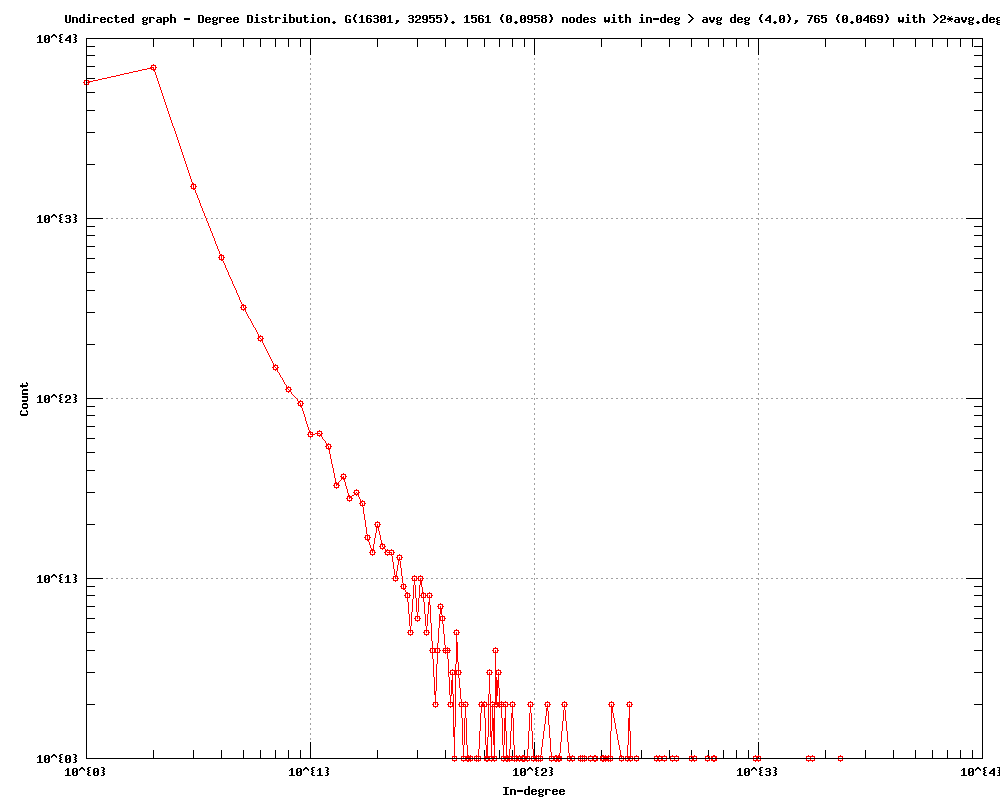

Generate this figure with gnuplot:
#
# Undirected graph - Degree Distribution. G(16301, 32955). 1561 (0.0958) nodes with in-deg > avg deg (4.0), 765 (0.0469) with >2*avg.deg (Fri Sep 23 20:13:20 2016)
#

set title "Undirected graph - Degree Distribution. G(16301, 32955). 1561 (0.0958) nodes with in-deg > avg deg (4.0), 765 (0.0469) with >2*avg.deg"
set key bottom right
set logscale xy 10
set format x "10^{%L}"
set mxtics 10
set format y "10^{%L}"
set mytics 10
set grid
set xlabel "In-degree"
set ylabel "Count"
set tics scale 2
set terminal png size 1000,800
set output 'inDeg.degree_plot_as-caida20040105.txt.png'
plot 	"inDeg.degree_plot_as-caida20040105.txt.tab" using 1:2 title "" with linespoints pt 6
